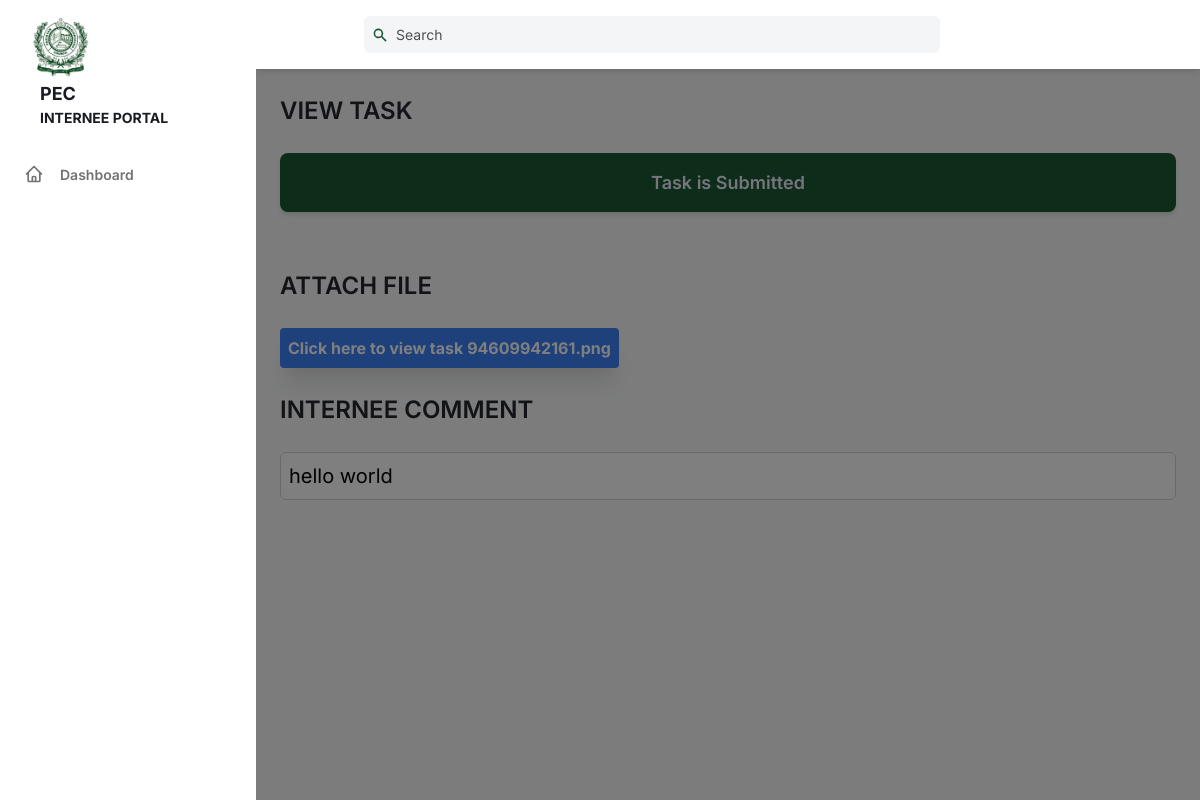
The page /admin/adminViewTask.php?id=1 on the database its author committed.
### tables this page shows
CREATE TABLE `assignTask` (
  `id` int(11) NOT NULL,
  `title` varchar(50) DEFAULT NULL,
  `description` text DEFAULT NULL,
  `adminAttachFile` varchar(255) DEFAULT NULL,
  `deadline` date DEFAULT NULL,
  `isDone` tinyint(1) DEFAULT NULL,
  `interneeAttachFile` varchar(255) DEFAULT NULL,
  `taskComment` text DEFAULT NULL,
  `internee_id` int(11) NOT NULL,
  `created_at` timestamp NOT NULL DEFAULT current_timestamp()
);

### admin/adminViewTask.php (the view, shortened to what this page needs)
<?php
$id = $_GET['id'];
$servername = "localhost";
$username = "root";
$password = "";
$database = "fyp";
$conn = mysqli_connect($servername, $username, $password, $database);
$sql = "SELECT * FROM assignTask WHERE internee_id='$id' ORDER BY created_at DESC LIMIT 1";
$result = mysqli_query($conn, $sql);
$row = mysqli_fetch_assoc($result);
$text = $row['isDone'] ? "Task is Submitted" : "No Task Submitted yet";
$viewTask = $row['interneeAttachFile'];
$comment = $row['taskComment'];
?>
<!DOCTYPE html>
<html :class="{ 'theme-dark': dark }" x-data="data()" lang="en">
<head>
    <link rel="stylesheet" href="./css/tailwind.output.css" />
    <link rel="stylesheet" href="https://cdnjs.cloudflare.com/ajax/libs/Chart.js/2.9.3/Chart.min.css" />
</head>
<body>
    <div class="flex h-screen bg-gray-50 dark:bg-gray-900" :class="{ 'overflow-hidden': isSideMenuOpen }">
        <aside class="z-20 hidden w-64 overflow-y-auto bg-white dark:bg-gray-800 md:block flex-shrink-0">
            <div class="py-4 text-gray-500 dark:text-gray-400">
                <a class="flex flex-wrap h-full items-center ml-6 text-lg font-bold text-gray-800 dark:text-gray-200" href="adminDashboard.php">
                    <img src="./img/logo.png" style="max-height: 4rem" class="w-1/4" alt="main_logo" />
                    <div class="w-3/4 flex flex-wrap ml-4">
                        <span class="w-full">PEC</span>
                        <span class="text-sm">INTERNEE PORTAL</span>
                    </div>
                </a>
                <ul class="mt-6">
                    <li class="relative px-6 py-3">
                        <a class="inline-flex items-center w-full text-sm font-semibold  transition-colors duration-150 hover:text-gray-800 dark:hover:text-gray-200 dark:text-gray-100" href="adminDashboard.php">
                            <span class="ml-4">Dashboard</span>
                        </a>
                    </li>
                </ul>
                <ul>
                    <li class="relative px-6 py-3">
                        <a class="inline-flex items-center w-full text-sm font-semibold transition-colors duration-150 hover:text-gray-800 dark:hover:text-gray-200" href="adminJL.php">
                        </a>
                    </li>
                    <li class="relative px-6 py-3">
                        <a class="inline-flex items-center w-full text-sm font-semibold transition-colors duration-150 hover:text-gray-800 dark:hover:text-gray-200" href="adminVR.php">
                        </a>
                    </li>
                    <li class="relative px-6 py-3">
                        <button class="inline-flex items-center justify-between w-full text-sm font-semibold transition-colors duration-150 hover:text-gray-800 dark:hover:text-gray-200" @click="togglePagesMenu" aria-haspopup="true">
                            <span class="inline-flex items-center">
                            </span>
                            <svg class="w-4 h-4" aria-hidden="true" fill="currentColor" viewBox="0 0 20 20">
                            </svg>
                        </button>
        </aside>
        <div x-show="isSideMenuOpen" x-transition:enter="transition ease-in-out duration-150" x-transition:enter-start="opacity-0" x-transition:enter-end="opacity-100" x-transition:leave="transition ease-in-out duration-150" x-transition:leave-start="opacity-100" x-transition:leave-end="opacity-0" class="fixed inset-0 z-10 flex items-end bg-black bg-opacity-50 sm:items-center sm:justify-center"></div>
        <div class="flex flex-col flex-1 w-full">
            <header class="z-10 py-4 bg-white shadow-md dark:bg-gray-800">
                <div class="container flex items-center justify-between h-full px-6 mx-auto text-purple-600 dark:text-purple-300">
                    <div class="flex justify-center flex-1 lg:mr-32">
                        <div class="relative w-full max-w-xl mr-6 focus-within:text-purple-600">
                            <div class="absolute inset-y-0 flex items-center pl-2">
                                <svg class="w-4 h-4" aria-hidden="true" fill="currentColor" viewBox="0 0 20 20">
                                    <path fill-rule="evenodd" d="M8 4a4 4 0 100 8 4 4 0 000-8zM2 8a6 6 0 1110.89 3.476l4.817 4.817a1 1 0 01-1.414 1.414l-4.816-4.816A6 6 0 012 8z" clip-rule="evenodd"></path>
                                </svg>
                            </div>
                            <input class="w-full pl-8 pr-2 text-sm text-gray-700 placeholder-gray-600 bg-gray-100 border-0 rounded-md dark:placeholder-gray-500 dark:focus:shadow-outline-gray dark:focus:placeholder-gray-600 dark:bg-gray-700 dark:text-gray-200 focus:placeholder-gray-500 focus:bg-white focus:border-purple-300 focus:outline-none focus:shadow-outline-purple form-input" type="text" placeholder="Search" aria-label="Search" />
                        </div>
                    </div>
                </div>
            </header>
            <main class="h-full overflow-y-auto">
                <div class="container px-6 mx-auto grid">
                    <h2 class="my-6 text-2xl font-semibold text-gray-700 dark:text-gray-200">
                        VIEW TASK
                    </h2>
                    <div class="flex items-center justify-between p-4 mb-8 text-sm font-semibold text-purple-100 bg-purple-600 rounded-lg shadow-md focus:outline-none focus:shadow-outline-purple" href="#">
                        <div class="flex w-full  items-center text-center">
                            <span class="text-center w-full text-lg"><?php echo $text ?></span>
                        </div>
                    </div>
                    <label class="my-6 text-2xl font-semibold text-gray-700 dark:text-gray-200">ATTACH FILE</label>
                    <a type="button" style="<?php echo $row["isDone"] ? '' : 'display: none;'; ?>" href="<?php echo $viewTask ?>" download="">
                        <button class="bg-blue-500 hover:bg-blue-700 text-white font-bold rounded shadow-xl">
                            <p class="p-2">Click here to view task <?php echo basename($viewTask) ?></p>
                        </button>
                    </a>
                    <label class="my-6 text-2xl font-semibold text-gray-700 dark:text-gray-200">INTERNEE COMMENT</label>
                    <p class="text-xl bg-white p-2 border rounded-md"><?php echo $comment ?></p>
                </div>
            </main>
        </div>
    </div>
</body>
</html>

### rows shown on the page
assigntask: isDone "Task is Submitted", interneeAttachFile "94609942161.png", taskComment "hello world"
